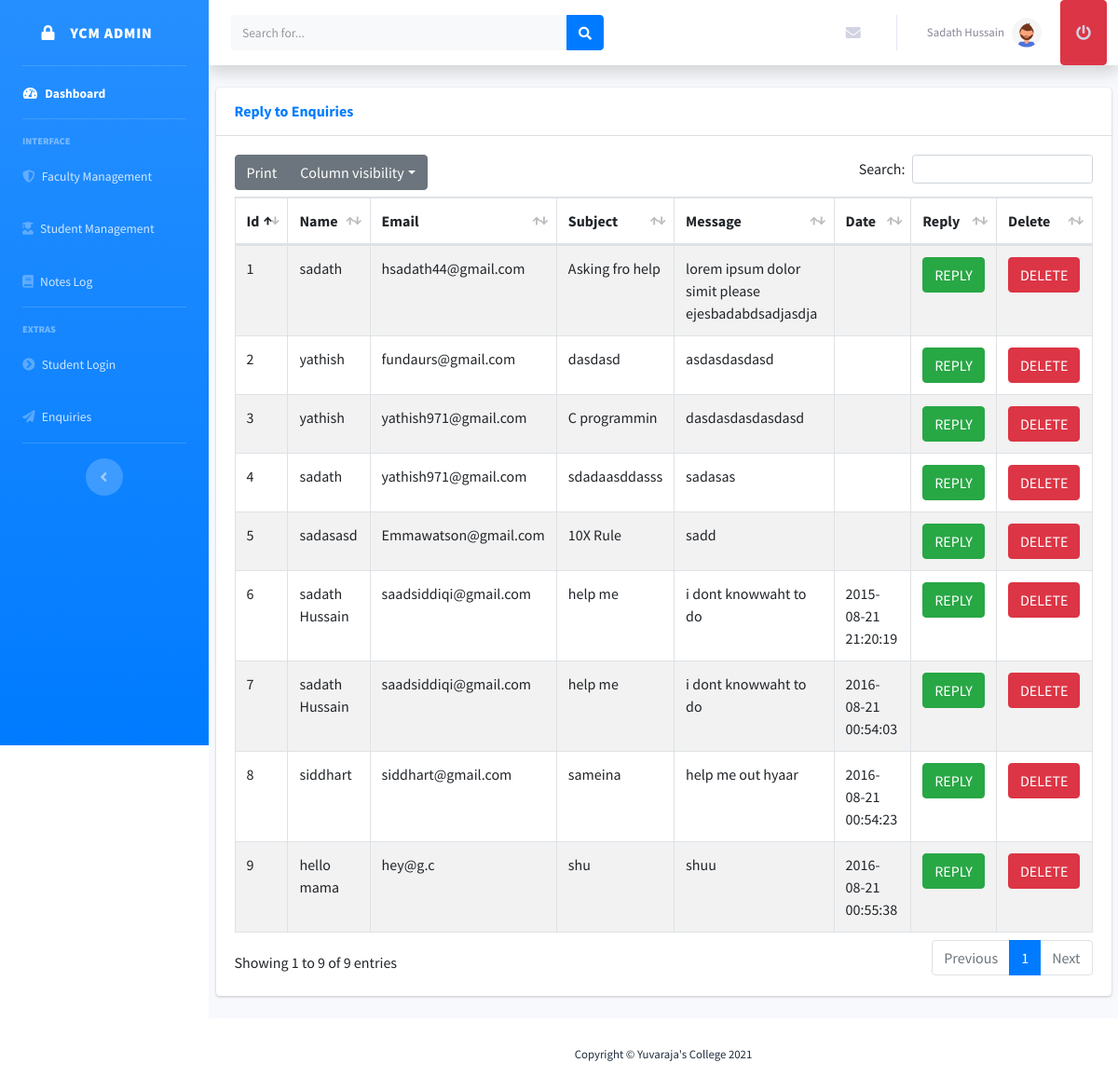
The app's page /admin2/enquiries.php (signed in) with its own data.
### tables this page shows
CREATE TABLE `enquiries` (
  `id` int(20) NOT NULL,
  `name` varchar(30) NOT NULL,
  `email` varchar(30) NOT NULL,
  `subject` varchar(50) NOT NULL,
  `message` varchar(255) NOT NULL,
  `time` datetime DEFAULT NULL
);

### admin2/enquiries.php (the view, shortened to what this page needs)
<?php
include('includes/header.php');
include('includes/navbar.php');
?>
<div class="container-fluid">
<div class="card  mb-4">
  <div class="card-header py-3">
    <h6 class="m-0 font-weight-bold text-primary">Reply to Enquiries
    </h6>
  </div>
  <div class="card-body">
    <div class="table-responsive">
    <?php
      $connection = mysqli_connect("localhost","root","","notes");
      $query = "SELECT * FROM enquiries";
      $query_run = mysqli_query($connection, $query);
    ?>
<table id="example1" class="table table-bordered table-striped">
        <thead>
        <tr>
            <th> Id </th>
            <th> Name </th>
            <th> Email </th>
            <th>Subject </th>
            <th>Message</th>
            <th>Date</th>
            <th>Reply </th>
            <th>Delete </th>
          </tr>
        </thead>
        <tbody>
        <?php
        if(mysqli_num_rows($query_run) > 0)
        {
            while($row = mysqli_fetch_assoc($query_run))
            {
             ?>
          <tr>
          <td><?php echo $row['id']; ?></td>
            <td><?php echo $row['name']; ?></td>
            <td><?php echo $row['email']; ?></td>
            <td><?php echo $row['subject']; ?></td>
            <td><?php echo $row['message']; ?></td>
            <td><?php echo $row['time']; ?></td>
            <td>
                <form action="enemail.php" method="post">
                    <button  type="submit" name="edit_btn12" class="btn btn-success" data-toggle="modal" data-target="#enquiries_reply"> REPLY</button>
                </form>
            </td>
            <td>
                <form action="code1.php" method="post">
                  <button type="submit" name="delete_btn456" class="btn btn-danger"> DELETE</button>
                </form>
            </td>
          </tr>
          <?php
            }
        }
        else{
          echo "No Record Found";
        }
        ?>
        </tbody>
      </table>
    </div>
  </div>
</div>
</div>
</div>
<?php
include('includes/footer.php');
?>

### records on screen
enquiries: id "1", name "sadath", email "hsadath44@gmail.com", subject "Asking fro help", message "lorem ipsum dolor simit please ejesbadabdsadjasdja"
enquiries: id "2", name "yathish", email "fundaurs@gmail.com", subject "dasdasd", message "asdasdasdasd"
enquiries: id "3", name "yathish", email "yathish971@gmail.com", subject "C programmin", message "dasdasdasdasdasd"
enquiries: id "4", name "sadath", email "yathish971@gmail.com", subject "sdadaasddasss", message "sadasas"
enquiries: id "5", name "sadasasd", email "Emmawatson@gmail.com", subject "10X Rule", message "sadd"
enquiries: id "6", name "sadath Hussain", email "saadsiddiqi@gmail.com", subject "help me", message "i dont knowwaht to do", time "2015-08-21 21:20:19"
enquiries: id "7", name "sadath Hussain", email "saadsiddiqi@gmail.com", subject "help me", message "i dont knowwaht to do", time "2016-08-21 00:54:03"
enquiries: id "8", name "siddhart", email "siddhart@gmail.com", subject "sameina", message "help me out hyaar", time "2016-08-21 00:54:23"
enquiries: id "9", name "hello mama", email "hey@g.c", subject "shu", message "shuu", time "2016-08-21 00:55:38"

### other values on screen
$_SESSION['username'] "Sadath Hussain"
